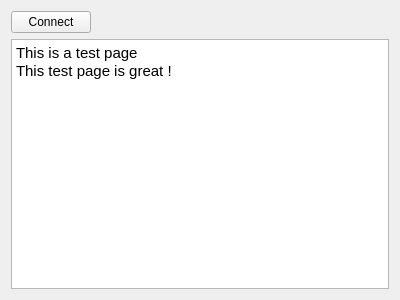
<?xml version="1.0" encoding="UTF-8"?>
<ui version="4.0">
 <class>DevicePage</class>
 <widget class="QWidget" name="DevicePage">
  <property name="geometry">
   <rect>
    <x>0</x>
    <y>0</y>
    <width>400</width>
    <height>300</height>
   </rect>
  </property>
  <property name="windowTitle">
   <string>Form</string>
  </property>
  <layout class="QVBoxLayout" name="verticalLayout">
   <item>
    <layout class="QHBoxLayout" name="horizontalLayout">
     <property name="bottomMargin">
      <number>0</number>
     </property>
     <item>
      <widget class="QPushButton" name="pushButton">
       <property name="text">
        <string>Connect</string>
       </property>
      </widget>
     </item>
     <item>
      <spacer name="horizontalSpacer">
       <property name="orientation">
        <enum>Qt::Horizontal</enum>
       </property>
       <property name="sizeHint" stdset="0">
        <size>
         <width>40</width>
         <height>20</height>
        </size>
       </property>
      </spacer>
     </item>
    </layout>
   </item>
   <item>
    <widget class="QTextBrowser" name="textBrowser">
     <property name="html">
      <string>&lt;!DOCTYPE HTML PUBLIC &quot;-//W3C//DTD HTML 4.0//EN&quot; &quot;http://www.w3.org/TR/REC-html40/strict.dtd&quot;&gt;
&lt;html&gt;&lt;head&gt;&lt;meta name=&quot;qrichtext&quot; content=&quot;1&quot; /&gt;&lt;meta charset=&quot;utf-8&quot; /&gt;&lt;style type=&quot;text/css&quot;&gt;
p, li { white-space: pre-wrap; }
hr { height: 1px; border-width: 0; }
li.unchecked::marker { content: &quot;\2610&quot;; }
li.checked::marker { content: &quot;\2612&quot;; }
&lt;/style&gt;&lt;/head&gt;&lt;body style=&quot; font-family:'Ubuntu'; font-size:11pt; font-weight:400; font-style:normal;&quot;&gt;
&lt;p style=&quot; margin-top:0px; margin-bottom:0px; margin-left:0px; margin-right:0px; -qt-block-indent:0; text-indent:0px;&quot;&gt;This is a test page&lt;/p&gt;
&lt;p style=&quot; margin-top:0px; margin-bottom:0px; margin-left:0px; margin-right:0px; -qt-block-indent:0; text-indent:0px;&quot;&gt;This test page is great !&lt;/p&gt;&lt;/body&gt;&lt;/html&gt;</string>
     </property>
    </widget>
   </item>
  </layout>
 </widget>
 <resources/>
 <connections/>
</ui>
